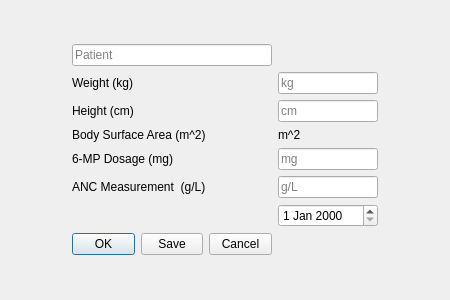
<?xml version="1.0" encoding="UTF-8"?>
<ui version="4.0">
 <class>Form</class>
 <widget class="QWidget" name="Form">
  <property name="geometry">
   <rect>
    <x>0</x>
    <y>0</y>
    <width>450</width>
    <height>300</height>
   </rect>
  </property>
  <property name="windowTitle">
   <string>Form</string>
  </property>
  <layout class="QGridLayout" name="gridLayout">
   <item row="9" column="1">
    <spacer name="verticalSpacer">
     <property name="orientation">
      <enum>Qt::Vertical</enum>
     </property>
     <property name="sizeHint" stdset="0">
      <size>
       <width>20</width>
       <height>40</height>
      </size>
     </property>
    </spacer>
   </item>
   <item row="4" column="1">
    <widget class="QLabel" name="bodySurfaceAreaLabel">
     <property name="maximumSize">
      <size>
       <width>200</width>
       <height>16777215</height>
      </size>
     </property>
     <property name="font">
      <font>
       <pointsize>9</pointsize>
      </font>
     </property>
     <property name="text">
      <string>Body Surface Area (m^2)</string>
     </property>
    </widget>
   </item>
   <item row="3" column="2">
    <widget class="QLineEdit" name="heightEdit">
     <property name="maximumSize">
      <size>
       <width>100</width>
       <height>16777215</height>
      </size>
     </property>
     <property name="placeholderText">
      <string>cm</string>
     </property>
    </widget>
   </item>
   <item row="5" column="1">
    <widget class="QLabel" name="dosageLabel">
     <property name="maximumSize">
      <size>
       <width>200</width>
       <height>16777215</height>
      </size>
     </property>
     <property name="font">
      <font>
       <pointsize>9</pointsize>
      </font>
     </property>
     <property name="text">
      <string>6-MP Dosage (mg)</string>
     </property>
    </widget>
   </item>
   <item row="8" column="1">
    <widget class="QDialogButtonBox" name="buttonBox">
     <property name="maximumSize">
      <size>
       <width>200</width>
       <height>16777215</height>
      </size>
     </property>
     <property name="standardButtons">
      <set>QDialogButtonBox::Cancel|QDialogButtonBox::Ok|QDialogButtonBox::Save</set>
     </property>
    </widget>
   </item>
   <item row="2" column="2">
    <widget class="QLineEdit" name="weightEdit">
     <property name="maximumSize">
      <size>
       <width>100</width>
       <height>16777215</height>
      </size>
     </property>
     <property name="inputMethodHints">
      <set>Qt::ImhNone</set>
     </property>
     <property name="text">
      <string/>
     </property>
     <property name="placeholderText">
      <string>kg</string>
     </property>
    </widget>
   </item>
   <item row="1" column="1">
    <widget class="QLineEdit" name="patientLineEdit">
     <property name="maximumSize">
      <size>
       <width>200</width>
       <height>16777215</height>
      </size>
     </property>
     <property name="placeholderText">
      <string>Patient</string>
     </property>
    </widget>
   </item>
   <item row="2" column="1">
    <widget class="QLabel" name="weightLabel">
     <property name="maximumSize">
      <size>
       <width>200</width>
       <height>16777215</height>
      </size>
     </property>
     <property name="font">
      <font>
       <pointsize>9</pointsize>
      </font>
     </property>
     <property name="text">
      <string>Weight (kg)</string>
     </property>
    </widget>
   </item>
   <item row="3" column="1">
    <widget class="QLabel" name="heightLabel">
     <property name="maximumSize">
      <size>
       <width>200</width>
       <height>16777215</height>
      </size>
     </property>
     <property name="font">
      <font>
       <pointsize>9</pointsize>
      </font>
     </property>
     <property name="text">
      <string>Height (cm)</string>
     </property>
    </widget>
   </item>
   <item row="5" column="2">
    <widget class="QLineEdit" name="dosageEdit">
     <property name="maximumSize">
      <size>
       <width>100</width>
       <height>16777215</height>
      </size>
     </property>
     <property name="text">
      <string/>
     </property>
     <property name="placeholderText">
      <string>mg</string>
     </property>
    </widget>
   </item>
   <item row="3" column="0">
    <spacer name="horizontalSpacer">
     <property name="orientation">
      <enum>Qt::Horizontal</enum>
     </property>
     <property name="sizeHint" stdset="0">
      <size>
       <width>40</width>
       <height>20</height>
      </size>
     </property>
    </spacer>
   </item>
   <item row="3" column="3">
    <spacer name="horizontalSpacer_2">
     <property name="orientation">
      <enum>Qt::Horizontal</enum>
     </property>
     <property name="sizeHint" stdset="0">
      <size>
       <width>40</width>
       <height>20</height>
      </size>
     </property>
    </spacer>
   </item>
   <item row="6" column="1">
    <widget class="QLabel" name="ancCountLabel">
     <property name="maximumSize">
      <size>
       <width>200</width>
       <height>16777215</height>
      </size>
     </property>
     <property name="text">
      <string>ANC Measurement  (g/L)</string>
     </property>
    </widget>
   </item>
   <item row="0" column="1">
    <spacer name="verticalSpacer_2">
     <property name="orientation">
      <enum>Qt::Vertical</enum>
     </property>
     <property name="sizeHint" stdset="0">
      <size>
       <width>20</width>
       <height>40</height>
      </size>
     </property>
    </spacer>
   </item>
   <item row="6" column="2">
    <widget class="QLineEdit" name="ancMeasurementEdit">
     <property name="maximumSize">
      <size>
       <width>100</width>
       <height>16777215</height>
      </size>
     </property>
     <property name="placeholderText">
      <string>g/L</string>
     </property>
    </widget>
   </item>
   <item row="7" column="2">
    <widget class="QDateEdit" name="dateEdit"/>
   </item>
   <item row="7" column="1">
    <widget class="QLabel" name="errorLabel">
     <property name="text">
      <string/>
     </property>
    </widget>
   </item>
   <item row="4" column="2">
    <widget class="QLabel" name="bodySurfaceAreaMeasurement">
     <property name="text">
      <string>m^2</string>
     </property>
    </widget>
   </item>
  </layout>
 </widget>
 <resources/>
 <connections/>
</ui>
